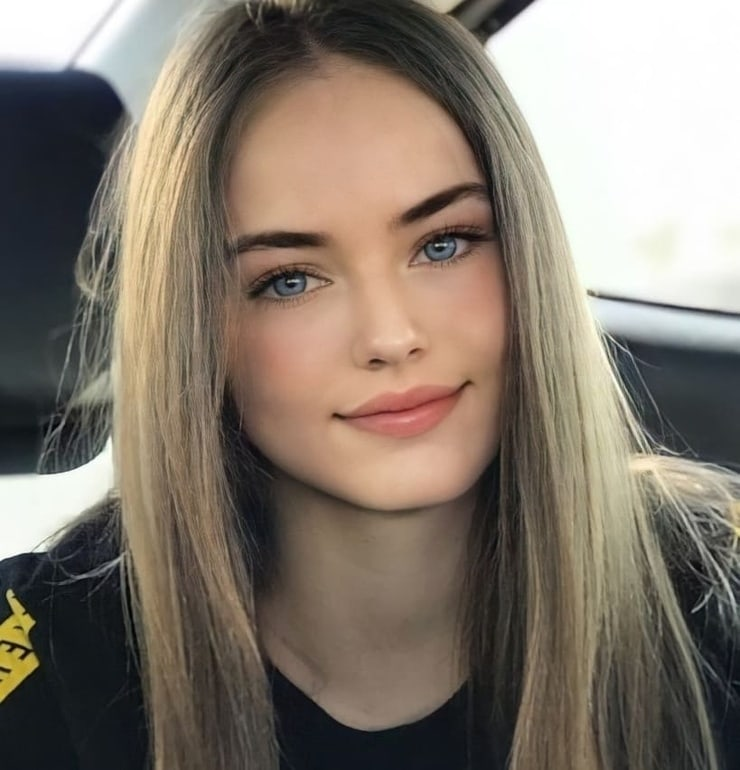
#> input picture learning opencv/740full-kristina-pimenova.jpg, 740 x 770 px
$ python change_clr.py
#> lines starting #> are read from the running program, lines starting #| are printed output that depends on the picture
import cv2

img = cv2.imread("740full-kristina-pimenova.jpg")
#> img is the input picture: shape (770, 740, 3); mean B, G, R 108.2, 119.7, 130.4
cv2.imshow("kritina permenova", img)

gray_img = cv2.cvtColor(img, cv2.COLOR_BGR2GRAY)
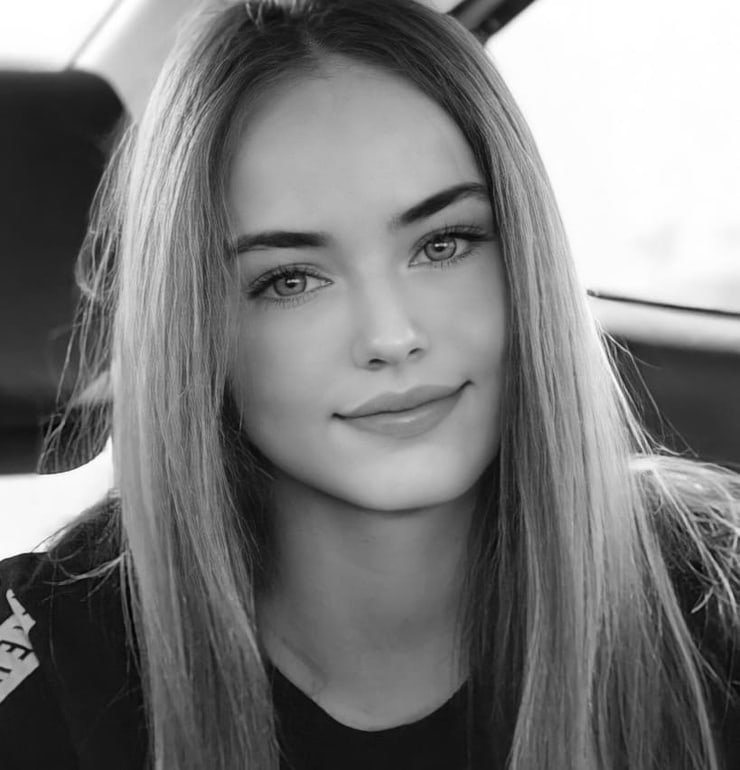
#> gray_img: shape (770, 740); min 0, max 255, mean 121.6
cv2.imshow("gray image", gray_img)

hsv = cv2.cvtColor(img, cv2.COLOR_BGR2HSV)
#> hsv: shape (770, 740, 3); mean H, S, V 37.7, 56.9, 132.9
cv2.imshow("hsv image", hsv)


cv2.waitKey(0)
